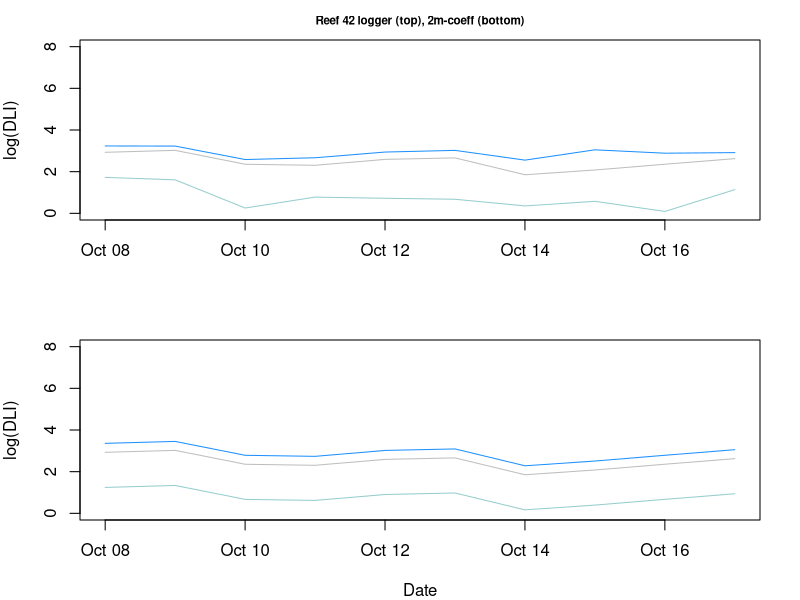
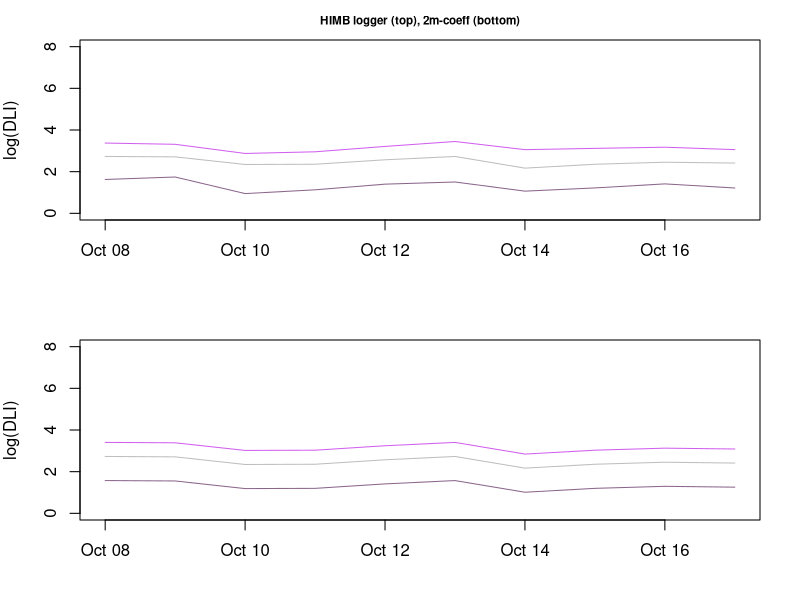
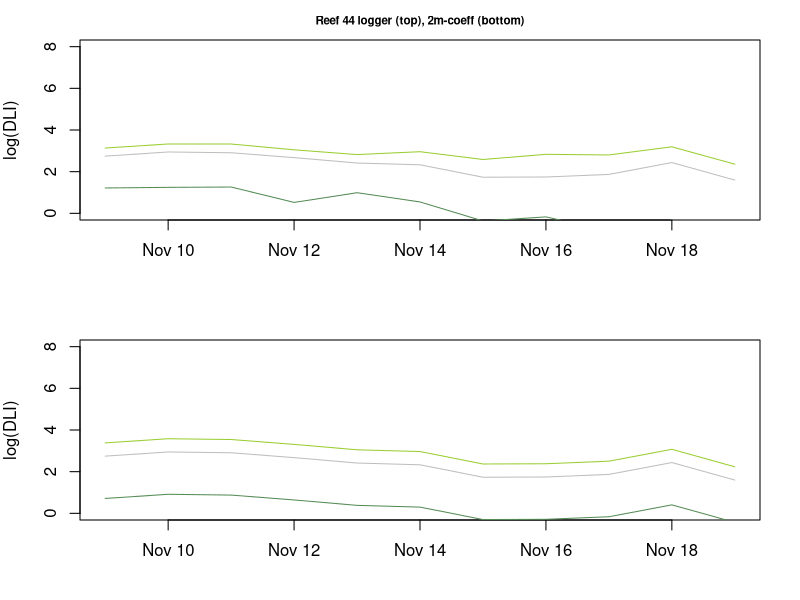
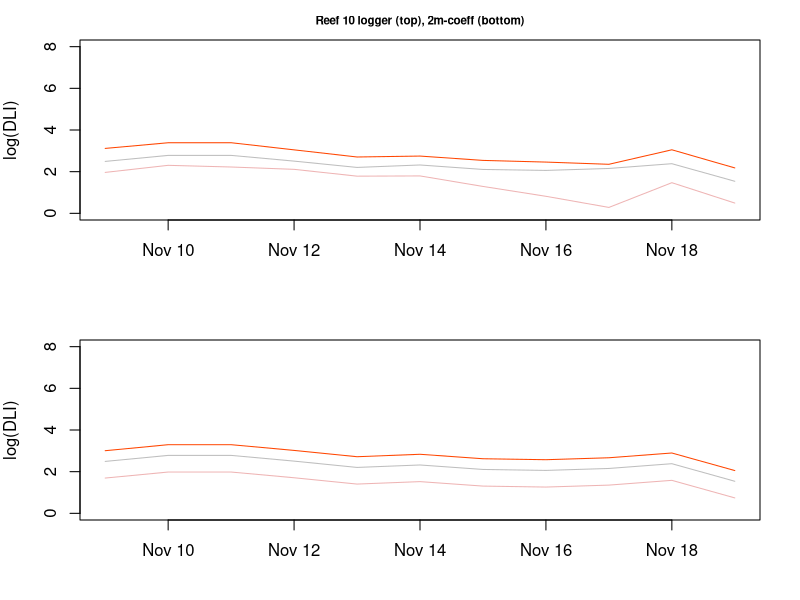

Write the R code that produced these figures, in order. (Note: this script raises an error after producing the figures.)
# light atten using DLI
# light attenuation with Depth as FACTOR to show light among depth zones
# this will produce a continuous model curve where light at depth can be calculated
# using the DLI we can then calcualte the integrated light value at each depth where the coral was collected
# at the end, save kd values and use these to convert light at depth in datafile

####################################################
####################################################
### Light attenuation  October deployment ##########
####################################################
####################################################
rm(list=ls())
# using October deployment at 2 depths

df<-read.csv("data/environmental/temp and light/DLI.Oct2016.csv")
df<-df[ , -which(names(df) %in% c("X","Rf44.shall.DLI", "Rf44.mid.DLI"))] # remove R44 w/o 3 levels
df$Date<-as.Date(df$Date)

Oct.DLI<-df
colnames(Oct.DLI)[2:7]<-"DLI" # change all light columns to read "PAR" this is for rbind later


# Adding Depth of logger to dataframe
Rf42.shall<-Oct.DLI[1:2] #only time and PAR
Rf42.shall$Site<-as.factor("Rf42") # make site level
Rf42.shall$Depth<-3*0.3048 # logger at 3 ft, convert to --> meters
Rf42.mid<-Oct.DLI[, c(1,3)]; Rf42.mid$Site<-as.factor("Rf42"); Rf42.mid$Depth<-8*0.3048 # logger at 8 ft 
Rf42.deep<-Oct.DLI[, c(1,4)]; Rf42.deep$Site<-as.factor("Rf42"); Rf42.deep$Depth<-27*0.3048 # logger at 27 ft

HIMB.shall<-Oct.DLI[, c(1,5)]; HIMB.shall$Site<-as.factor("HIMB"); HIMB.shall$Depth<-1*0.3048 # logger at 1 ft
HIMB.mid<-Oct.DLI[, c(1,6)]; HIMB.mid$Site<-as.factor("HIMB"); HIMB.mid$Depth<-6*0.3048 # logger at 6 ft
HIMB.deep<-Oct.DLI[, c(1,7)]; HIMB.deep$Site<-as.factor("HIMB"); HIMB.deep$Depth<-25*0.3048 # logger at 25 ft

# bind together all the data in single dataframe with 4 columns: time, PAR, Site, Depth
DLI.df<-rbind(Rf42.shall, Rf42.mid, Rf42.deep, HIMB.shall, HIMB.mid, HIMB.deep)
DLI.df$log.DLI<-log(DLI.df$DLI) # log transform PAR data
DLI.df<-DLI.df[, c(1,3:4,2,5)]


# Break up into each reef
#####
DLI.Rf42<-DLI.df[(DLI.df$Site=="Rf42"),] # just Rf42
DLI.Rf42$Depth<-as.factor(DLI.Rf42$Depth) # depth as factor
DLI.Rf42$Depth <- factor(DLI.Rf42$Depth, levels = c("2.4384", "0.9144", "8.2296"))
DLI.Rf42$log.DLI<-log(DLI.Rf42$DLI)

mod<-lm(log.DLI~Depth, data=DLI.Rf42, na.action=na.exclude) # Rf42 dataframe with Depth as a factor
summary(mod)$coefficients # coefficients
Rf42.coeffs<-c(coef(mod)["(Intercept)"], coef(mod)[2], coef(mod)[3])

shal<-Rf42.coeffs[2]; mid<-Rf42.coeffs[1]; deep<-Rf42.coeffs[3]

####
####
# make new dataframes for Sites
Rf42.df<-df[1:4] 

####
# making some log data
Rf42.df$log.shal<-log(Rf42.df$Rf42.shall.DLI)
Rf42.df$log.mid<-log(Rf42.df$Rf42.mid.DLI)
Rf42.df$log.deep<-log(Rf42.df$Rf42.deep.DLI)

# making some log data using coefficients
Rf42.df$coef.shal<-Rf42.df$log.mid + shal
Rf42.df$coef.mid<-Rf42.df$log.mid
Rf42.df$coef.deep<-Rf42.df$log.mid + deep

##################
##### Figure #####
# how does data comDLIe?

##### plot log data collected at each site
par(mfrow=c(2,1), mar=c(4,4,2,2))
plot(y=Rf42.df$log.shal, x=Rf42.df$Date, type="l", col="dodgerblue", 
     main="Reef 42 logger (top), 2m-coeff (bottom)", cex.main=0.7, 
     ylab="log(DLI)", xlab="", ylim=c(0,8))
par(new=T)
with(Rf42.df, lines(y=Rf42.df$log.mid, x=Rf42.df$Date, type="l", col="gray"))
par(new=T)
with(Rf42.df, lines(y=Rf42.df$log.deep, x=Rf42.df$Date, type="l", col="paleturquoise3"))

##### plot of modeled 1m and 8m using <1m model coeffs. 
plot(y=Rf42.df$coef.shal, x=Rf42.df$Date, type="l", col="dodgerblue", ylab="log(DLI)", 
     xlab="Date", ylim=c(0,8))
par(new=T)
with(Rf42.df, lines(y=Rf42.df$coef.mid, x=Rf42.df$Date, type="l", col="gray"))
par(new=T)
with(Rf42.df, lines(y=Rf42.df$coef.deep, x=Rf42.df$Date, type="l", col="paleturquoise3"))
legend("top", lty=1, col=c("dodgerblue", "gray", "paleturquoise3"), legend=c("<1m", "2m", "8m"), 
       lwd=2, bty="n", inset=c(0, -0.5), seg.len=1, cex=1.1, xpd=TRUE, horiz=TRUE)


################################ 
########### HIMB ############### 
DLI.HIMB<-DLI.df[(DLI.df$Site=="HIMB"),] # just HIMB
DLI.HIMB$Depth<-as.factor(DLI.HIMB$Depth) # depth as factor
DLI.HIMB$Depth <- factor(DLI.HIMB$Depth, levels = c("1.8288", "0.3048", "7.62"))

mod<-lm(log(DLI)~Depth, data=DLI.HIMB, na.action=na.exclude) # HIMB dataframe with Depth as a factor
summary(mod)$coefficients # coefficients
HIMB.coeffs<-c(coef(mod)["(Intercept)"], coef(mod)[2], coef(mod)[3])
shal<-HIMB.coeffs[2]; mid<-HIMB.coeffs[1]; deep<-HIMB.coeffs[3]

####
####
# make new dataframes for Sites
HIMB.df<-df[, c(1,5:7)]; 
HIMB.df[HIMB.df<=0.01] <- NA # remove leftover values that remain low independently

####
# making some log data
HIMB.df$log.shal<-log(HIMB.df$HIMB.shall.DLI)
HIMB.df$log.mid<-log(HIMB.df$HIMB.mid.DLI)
HIMB.df$log.deep<-log(HIMB.df$HIMB.deep.DLI)

# making some log data using coefficients
HIMB.df$coef.shal<-HIMB.df$log.mid + shal
HIMB.df$coef.mid<-HIMB.df$log.mid 
HIMB.df$coef.deep<-HIMB.df$log.mid + deep


##################
##### Figure #####

# plot log data
par(mfrow=c(2,1), mar=c(4,4,2,2))
plot(y=HIMB.df$log.shal, x=HIMB.df$Date, type="l", col="mediumorchid2", 
     main="HIMB logger (top), 2m-coeff (bottom)", cex.main=0.7, ylab="log(DLI)", 
     xlab="", ylim=c(0,8))
par(new=T)
with(HIMB.df, lines(y=HIMB.df$log.mid, x=HIMB.df$Date, type="l", col="gray"))
par(new=T)
with(HIMB.df, lines(y=HIMB.df$log.deep, x=HIMB.df$Date, type="l", col="plum4"))

# plot of modeled 1m and 8m using <2m model coeffs. 
plot(y=HIMB.df$coef.shal, x=HIMB.df$Date, type="l", col="mediumorchid2", 
     cex.main=0.7, ylab="log(DLI)", xlab="", ylim=c(0,8))
par(new=T)
with(HIMB.df, lines(y=HIMB.df$coef.mid, x=HIMB.df$Date, type="l", col="gray"))
par(new=T)
with(HIMB.df, lines(y=HIMB.df$coef.deep, x=HIMB.df$Date, type="l", col="plum4"))
legend("top", lty=1, col=c("mediumorchid2", "gray", "plum4"), legend=c("<1m", "2m", "8m"), 
       lwd=2, bty="n", inset=c(0, -0.5), seg.len=1, cex=1.1, xpd=TRUE, horiz=TRUE)



####################################################
####################################################
### Light attenuation  November deployment #########
####################################################
####################################################

# using November deployment at 3 depths

df<-read.csv("data/environmental/temp and light/DLI.Nov2016.csv"); df<-df[-1]
df$Date<-as.POSIXct(df$Date)
df[df<=0.01] <- NA # remove low values to get day only

Nov.DLI<-df
colnames(Nov.DLI)[2:7]<-"DLI" # change all light columns to read "DLI" this is for rbind later

Rf44.shall<-Nov.DLI[1:2] #only time and DLI
Rf44.shall$Site<-as.factor("Rf44") # make site level
Rf44.shall$Depth<-1*0.3048 # logger at 1 ft, convert to --> meters
Rf44.mid<-Nov.DLI[, c(1,3)]; Rf44.mid$Site<-as.factor("Rf44"); Rf44.mid$Depth<-6*0.3048 # logger at 6 ft 
Rf44.deep<-Nov.DLI[, c(1,4)]; Rf44.deep$Site<-as.factor("Rf44"); Rf44.deep$Depth<-25*0.3048 # logger at 25 ft

Rf10.shall<-Nov.DLI[, c(1,5)]; Rf10.shall$Site<-as.factor("Rf10"); Rf10.shall$Depth<-2*0.3048 # logger at 2 ft
Rf10.mid<-Nov.DLI[, c(1,6)]; Rf10.mid$Site<-as.factor("Rf10"); Rf10.mid$Depth<-6*0.3048 # logger at 6 ft
Rf10.deep<-Nov.DLI[, c(1,7)]; Rf10.deep$Site<-as.factor("Rf10"); Rf10.deep$Depth<-26*0.3048 # logger at 26 ft

# bind together
DLI.df<-rbind(Rf44.shall, Rf44.mid, Rf44.deep, Rf10.shall, Rf10.mid, Rf10.deep)

# Break up into each reef
#####
DLI.Rf44<-DLI.df[(DLI.df$Site=="Rf44"),] # just Rf44
DLI.Rf44$Depth<-as.factor(DLI.Rf44$Depth) # depth as factor
DLI.Rf44$Depth <- factor(DLI.Rf44$Depth, levels = c("1.8288", "0.3048", "7.62"))
DLI.Rf44$log.DLI<-log(DLI.Rf44$DLI)

mod<-lm(log.DLI~Depth, data=DLI.Rf44, na.action=na.exclude) # R44 dataframe with Depth as a factor
summary(mod)$coefficients # coefficients
Rf44.coeffs<-c(coef(mod)["(Intercept)"], coef(mod)[2], coef(mod)[3])
shal<-Rf44.coeffs[2]; mid<-Rf44.coeffs[1]; deep<-Rf44.coeffs[3]

####
####
# make new dataframes for Sites
Rf44.df<-df[1:4] 

####
# making some log data
Rf44.df$log.shal<-log(Rf44.df$Rf44.shall.DLI)
Rf44.df$log.mid<-log(Rf44.df$Rf44.mid.DLI)
Rf44.df$log.deep<-log(Rf44.df$Rf44.deep.DLI)

# making some log data using coefficients
Rf44.df$coef.shal<-Rf44.df$log.mid + shal
Rf44.df$coef.mid<-Rf44.df$log.mid
Rf44.df$coef.deep<-Rf44.df$log.mid + deep

##################
##### Figure #####
# how does data comDLIe?

##### plot log data collected at each site
par(mfrow=c(2,1), mar=c(4,4,2,2))
plot(y=Rf44.df$log.shal, x=Rf44.df$Date, type="l", col="yellowgreen", 
     main="Reef 44 logger (top), 2m-coeff (bottom)", cex.main=0.7, 
     ylab="log(DLI)", xlab="", ylim=c(0,8))
par(new=T)
with(Rf44.df, lines(y=Rf44.df$log.mid, x=Rf44.df$Date, type="l", col="gray"))
par(new=T)
with(Rf44.df, lines(y=Rf44.df$log.deep, x=Rf44.df$Date, type="l", col="palegreen4"))

##### plot of modeled 2m and 8m using <1m model coeffs. 
plot(y=Rf44.df$coef.shal, x=Rf44.df$Date, type="l", col="yellowgreen", ylab="log(DLI)", 
     xlab="", ylim=c(0,8))
par(new=T)
with(Rf44.df, lines(y=Rf44.df$coef.mid, x=Rf44.df$Date, type="l", col="gray"))
par(new=T)
with(Rf44.df, lines(y=Rf44.df$coef.deep, x=Rf44.df$Date, type="l", col="palegreen4"))
legend("top", lty=1, col=c("yellowgreen", "gray", "palegreen4"), legend=c("<1m", "2m", "8m"), 
       lwd=2, bty="n", inset=c(0, -0.5), seg.len=1, cex=1.1, xpd=TRUE, horiz=TRUE)



###################################
########### Reef 10 ############### 
DLI.Rf10<-DLI.df[(DLI.df$Site=="Rf10"),] # just Rf10
DLI.Rf10$Depth<-as.factor(DLI.Rf10$Depth) # depth as factor
DLI.Rf10$Depth <- factor(DLI.Rf10$Depth, levels = c("1.8288", "0.6096", "7.9248"))

mod<-lm(log(DLI)~Depth, data=DLI.Rf10, na.action=na.exclude) # Rf10 dataframe with Depth as a factor
summary(mod)$coefficients # coefficients
Rf10.coeffs<-c(coef(mod)["(Intercept)"], coef(mod)[2], coef(mod)[3])
shal<-Rf10.coeffs[2]; mid<-Rf10.coeffs[1]; deep<-Rf10.coeffs[3]

####
####
# make new dataframes for Sites
Rf10.df<-df[, c(1,5:7)]

####
# making some log data
Rf10.df$log.shal<-log(Rf10.df$Rf10.shall.DLI)
Rf10.df$log.mid<-log(Rf10.df$Rf10.mid.DLI)
Rf10.df$log.deep<-log(Rf10.df$Rf10.deep.DLI)

# making some log data using coefficients
Rf10.df$coef.shal<-Rf10.df$log.mid + shal
Rf10.df$coef.mid<-Rf10.df$log.mid
Rf10.df$coef.deep<-Rf10.df$log.mid + deep

##################
##### Figure #####

# plot log data
par(mfrow=c(2,1), mar=c(4,4,2,2))
plot(y=Rf10.df$log.shal, x=Rf10.df$Date, type="l", col="orangered", 
     main="Reef 10 logger (top), 2m-coeff (bottom)", cex.main=0.7, ylab="log(DLI)", 
     xlab="", ylim=c(0,8))
par(new=T)
with(Rf10.df, lines(y=Rf10.df$log.mid, x=Rf10.df$Date, type="l", col="gray"))
par(new=T)
with(Rf10.df, lines(y=Rf10.df$log.deep, x=Rf10.df$Date, type="l", col="rosybrown2"))

# plot of modeled 2m and 8m using <1m model coeffs. 
plot(y=Rf10.df$coef.shal, x=Rf10.df$Date, type="l", col="orangered", 
     cex.main=0.7, ylab="log(DLI)", xlab="", ylim=c(0,8))
par(new=T)
with(Rf10.df, lines(y=Rf10.df$coef.mid, x=Rf10.df$Date, type="l", col="gray"))
par(new=T)
with(Rf10.df, lines(y=Rf10.df$coef.deep, x=Rf10.df$Date, type="l", col="rosybrown2"))
legend("top", lty=1, col=c("orangered", "gray", "rosybrown2"), legend=c("<1m", "2m", "8m"), 
       lwd=2, bty="n", inset=c(0, -0.45), seg.len=1, cex=0.9, xpd=TRUE, horiz=TRUE)


########
# combine all coefficients
all.coefficients<-rbind(Rf42.coeffs, HIMB.coeffs, Rf44.coeffs, Rf10.coeffs)
write.csv(all.coefficients, "data/environmental/DLI factor coeffs.csv")

###########

par(mfrow=c(4,3), mar=c(4,4,2,2))
d<-Rf42.df
plot(d$log.shal~d$coef.shal); abline(lm(d$log.shal~d$coef.shal), col="red")
plot(d$log.mid~d$coef.mid, main="Reef 42"); abline(lm(d$log.mid~d$coef.mid), col="red")
plot(d$log.deep~d$coef.deep); abline(lm(d$log.deep~d$coef.deep), col="red")

d<-Rf44.df
plot(d$log.shal~d$coef.shal); abline(lm(d$log.shal~d$coef.shal), col="red")
plot(d$log.mid~d$coef.mid, main="Reef 44"); abline(lm(d$log.mid~d$coef.mid), col="red")
plot(d$log.deep~d$coef.deep); abline(lm(d$log.deep~d$coef.deep), col="red")

d<-HIMB.df
plot(d$log.shal~d$coef.shal); abline(lm(d$log.shal~d$coef.shal), col="red")
plot(d$log.mid~d$coef.mid, main="HIMB"); abline(lm(d$log.mid~d$coef.mid), col="red")
plot(d$log.deep~d$coef.deep); abline(lm(d$log.deep~d$coef.deep), col="red")

d<-Rf10.df
plot(d$log.shal~d$coef.shal); abline(lm(d$log.shal~d$coef.shal), col="red")
plot(d$log.mid~d$coef.mid, main="Reef 10"); abline(lm(d$log.mid~d$coef.mid), col="red")
plot(d$log.deep~d$coef.deep); abline(lm(d$log.deep~d$coef.deep), col="red")

#dev.copy(pdf, "figures/environmental/DLI_coef_ob.ex.factor.pdf", height=6, width=6)
#dev.off()

########### 


#########################
#########################
#########################

##### 
##### all DLI
files <- list.files(path="data/environmental/temp and light/Jun_DecPAR/all DLI", pattern = "csv$", full.names = T)
tables <- lapply(files, read.csv, header = TRUE)
All.DLI<-do.call(rbind, tables)
All.DLI=All.DLI[-1]
All.DLI$Date<-as.POSIXct(All.DLI$Date) # fix date

# make a date sequence for entire study
all.date.time<-as.data.frame(seq(
  from=as.POSIXct("2016-06-10", tz="HST"),
  to=as.POSIXct("2017-01-12", tz="HST"),
  by="1 d"))  
colnames(all.date.time)[1]<-"Date"

# merge the DLI data and the date sequence to make a complete df through time
DLI.3site<-merge(all.date.time, All.DLI, by="Date", all.x=T)
R10.DLI<-read.csv("data/environmental/temp and light/Jun_DecPAR/all DLI/Reef 10/DLI.Rf102016.csv")
R10.DLI<-R10.DLI[-1]; R10.DLI$Date<-as.POSIXct(R10.DLI$Date)

DLI.4site<-merge(DLI.3site, R10.DLI, by="Date", all.x=T)
DLI.4site$month <- months(as.Date(DLI.4site$Date)) # makes a month column
DLI.4site<-DLI.4site[, c(1,6, 2:5)]

df<-DLI.4site # all the instantaneous light data
df[df<=0.01] <- NA

coeffs<-read.csv("data/environmental/DLI factor coeffs.csv") # modeled coefficients
coeffs$Site<-as.factor(c("Rf42.coeffs", "HIMB.coeffs", "Rf44.coeffs", "R10.coeffs"))
colnames(coeffs)<-c("Site", "Intercept", "shal.coeff", "deep.coeff")

# log transform DLI data to determine light at depth, then reverse transform

## example calcs
# df$log.shal<-df$log.mid - mid.coeff
# df$log.mid<-df$log.mid
# df$log.deep<-df$log.mid - mid.coeff + deep.coeff

df$logRf42.mid<-log(df$Rf42.mid.DLI)
df$logRf42.shall<-log(df$Rf42.mid.DLI) + coeffs[1,3]
df$logRf42.deep<-log(df$Rf42.mid.DLI) + coeffs[1,4]

df$logHIMB.mid<-log(df$HIMB.mid.DLI)
df$logHIMB.shall<-log(df$HIMB.mid.DLI) + coeffs[2,3]
df$logHIMB.deep<-log(df$HIMB.mid.DLI) + coeffs[2,4]

df$logRf44.mid<-log(df$Rf44.mid.DLI)
df$logRf44.shall<-log(df$Rf44.mid.DLI) + coeffs[3,3]
df$logRf44.deep<-log(df$Rf44.mid.DLI) + coeffs[3,4]

df$logRf10.mid<-log(df$Rf10.mid.DLI)
df$logRf10.shall<-log(df$Rf10.mid.DLI) + coeffs[4,3]
df$logRf10.deep<-log(df$Rf10.mid.DLI) + coeffs[4,4]


df$bt.Rf42.mid<-1*exp(df$logRf42.mid)
df$bt.Rf42.shall<-1*exp(df$logRf42.shall)
df$bt.Rf42.deep<-1*exp(df$logRf42.deep)

df$bt.Rf44.mid<-1*exp(df$logRf44.mid)
df$bt.Rf44.shall<-1*exp(df$logRf44.shall)
df$bt.Rf44.deep<-1*exp(df$logRf44.deep)

df$bt.HIMB.mid<-1*exp(df$logHIMB.mid)
df$bt.HIMB.shall<-1*exp(df$logHIMB.shall)
df$bt.HIMB.deep<-1*exp(df$logHIMB.deep)

df$bt.Rf10.mid<-1*exp(df$logRf10.mid)
df$bt.Rf10.shall<-1*exp(df$logRf10.shall)
df$bt.Rf10.deep<-1*exp(df$logRf10.deep)


All.DLI.df<-df[, (names(df) %in% c("Date", "month", 
                                   "bt.Rf42.shall", "bt.Rf42.mid", "bt.Rf42.deep",
                                   "bt.Rf44.shall", "bt.Rf44.mid", "bt.Rf44.deep", 
                                   "bt.HIMB.shall", "bt.HIMB.mid", "bt.HIMB.deep",  
                                   "bt.Rf10.shall", "bt.Rf10.mid", "bt.Rf10.deep"))]

colnames(All.DLI.df)<-c("Date", "month", 
                        "Rf42.mid", "Rf42.shall", "Rf42.deep",
                        "Rf44.mid", "Rf44.shall", "Rf44.deep", 
                        "HIMB.mid", "HIMB.shall", "HIMB.deep",  
                        "Rf10.mid", "Rf10.shall", "Rf10.deep")


# Plot it!!
# Reef 44
par(mfrow=c(2,2), mar=c(4,5,2,2))

plot(y=All.DLI.df$Rf44.shall, x=All.DLI.df$Date, type="l", col="palegreen2", 
     cex.main=0.7, ylab=(expression(paste("DLI"~(mol~photons~m^-2~d^-1), sep="")))
     , xlab="", main="Reef 44", cex.main=1, ylim=c(0, 60))
par(new=T)
with(All.DLI.df, lines(y=All.DLI.df$Rf44.mid, x=All.DLI.df$Date, type="l", col="gray"))
par(new=T)
with(All.DLI.df, lines(y=All.DLI.df$Rf44.deep, x=All.DLI.df$Date, type="l", col="palegreen4"))
legend("topright", lty=1, col=c("palegreen2", "gray", "palegreen4"), legend=c("<1m", "2m", "8m"), 
       lwd=2, bty="n", inset=c(-0.15, -0.05), seg.len=0.5, cex=0.9, x.intersp=0.2, y.intersp=0.4)


# Plot it!!
# Reef 42
plot(y=All.DLI.df$Rf42.shall, x=All.DLI.df$Date, type="l", col="dodgerblue", 
     cex.main=0.7, ylab=(expression(paste("DLI"~(mol~photons~m^-2~d^-1), sep="")))
     , xlab="", main="Reef 42", cex.main=1, ylim=c(0, 60))
par(new=T)
with(All.DLI.df, lines(y=All.DLI.df$Rf42.mid, x=All.DLI.df$Date, type="l", col="gray"))
par(new=T)
with(All.DLI.df, lines(y=All.DLI.df$Rf42.deep, x=All.DLI.df$Date, type="l", col="skyblue"))
legend("topright", lty=1, col=c("dodgerblue", "gray", "skyblue"), legend=c("<1m", "2m", "8m"), 
       lwd=2, bty="n", inset=c(-0.15, -0.05), seg.len=0.5, cex=0.9, x.intersp=0.2, y.intersp=0.4)

# Plot it!!
# Reef 10
plot(y=All.DLI.df$Rf10.shall, x=All.DLI.df$Date, type="l", col="orangered", 
     cex.main=0.7, ylab=(expression(paste("DLI"~(mol~photons~m^-2~d^-1), sep="")))
     , xlab="Dates", main="Reef 10", cex.main=1, ylim=c(0, 60))
par(new=T)
with(All.DLI.df, lines(y=All.DLI.df$Rf10.mid, x=All.DLI.df$Date, type="l", col="gray"))
par(new=T)
with(All.DLI.df, lines(y=All.DLI.df$Rf10.deep, x=All.DLI.df$Date, type="l", col="lightsalmon3"))
legend("topright", lty=1, col=c("orangered", "gray", "lightsalmon3"), legend=c("<1m", "2m", "8m"), 
       lwd=2, bty="n", inset=c(-0.15, -0.05), seg.len=0.5, cex=0.9, x.intersp=0.2, y.intersp=0.4)

# Plot it!
# HIMB
plot(y=All.DLI.df$HIMB.shall, x=All.DLI.df$Date, type="l", col="mediumorchid2", 
     cex.main=0.7, ylab=(expression(paste("DLI"~(mol~photons~m^-2~d^-1), sep="")))
     , xlab="Dates", main="HIMB", cex.main=1, ylim=c(0, 60))
par(new=T)
with(All.DLI.df, lines(y=All.DLI.df$HIMB.mid, x=All.DLI.df$Date, type="l", col="gray"))
par(new=T)
with(All.DLI.df, lines(y=All.DLI.df$HIMB.deep, x=All.DLI.df$Date, type="l", col="plum4"))
legend("topright", lty=1, col=c("mediumorchid2", "gray", "plum4"), legend=c("<1m", "2m", "8m"), 
       lwd=2, bty="n", inset=c(-0.15, -0.05), seg.len=0.5, cex=0.9, x.intersp=0.2, y.intersp=0.4)

dev.copy(pdf, "figures/environmental/DLI.all depths.pdf", height=7, width=8)
dev.off()
####
#### end
####
